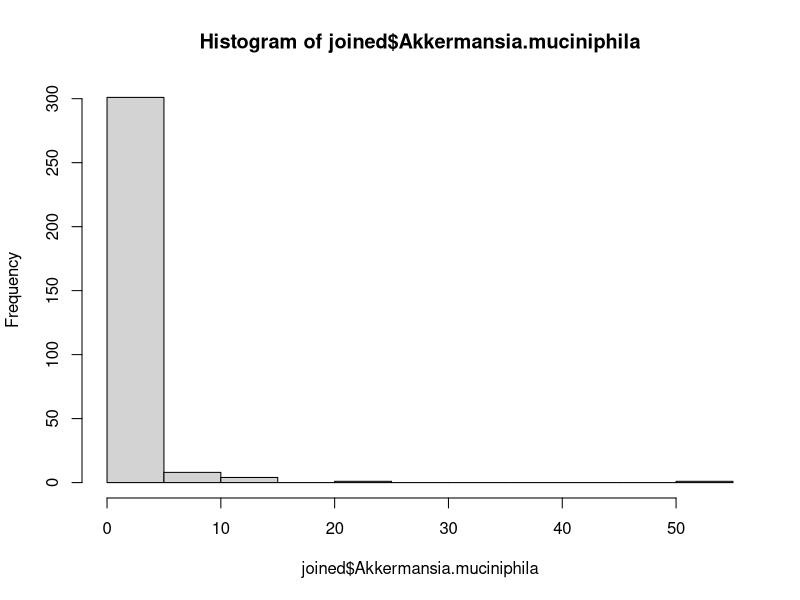
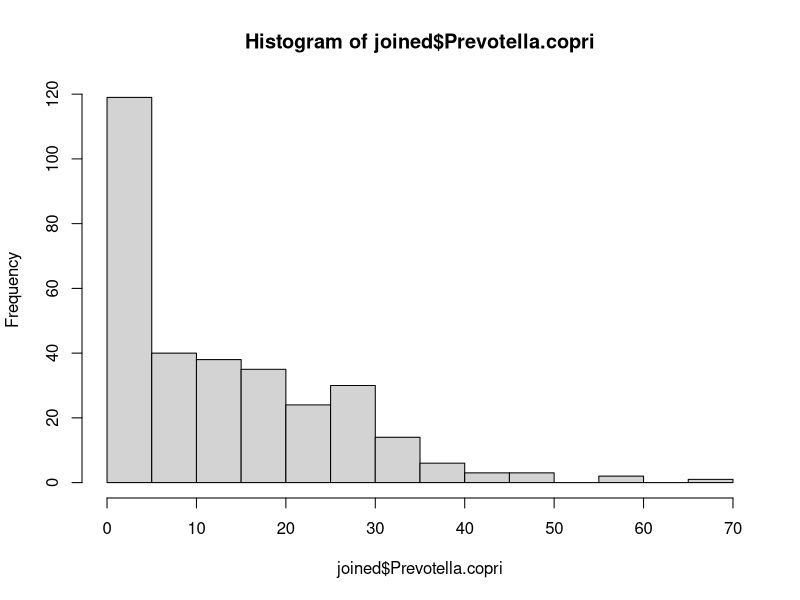
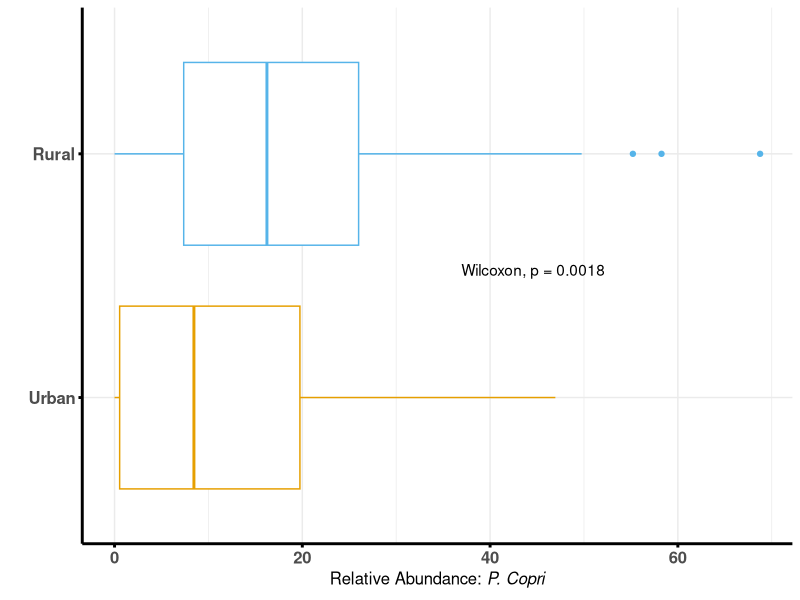
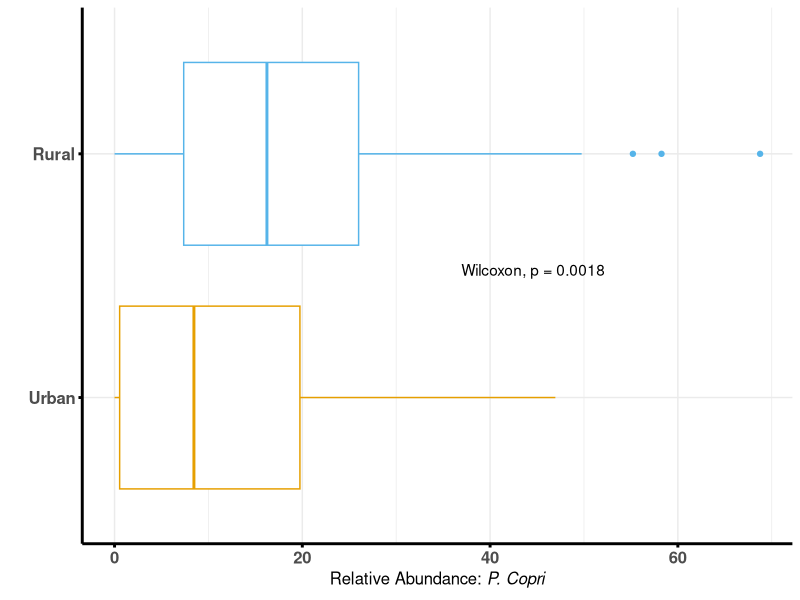
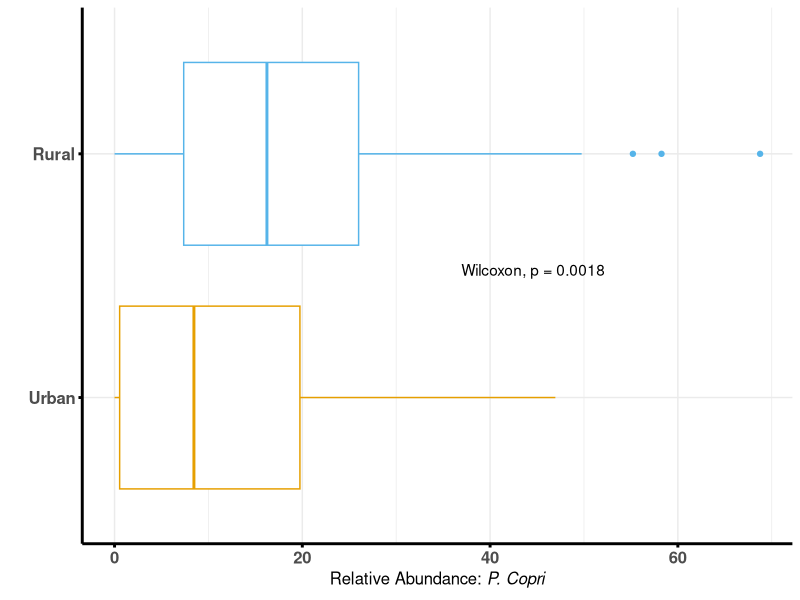

The R script that drew these images, in order:
#QUESTION: Do rural and urban populations differ in their P. copri abundance?

setwd("~/Documents/MIT/Biological_Networks/Final_Project")

#Packages: 
library(dplyr)
library(ggplot2)
library(viridis)
library(readxl)
library(ggpubr)

#Sepcies data
data <- read_xlsx("Abundance_species2.xlsx")
#Rural/urban metadata
metadata <- read_xlsx("TZ_metadata.xlsx")

#Joining data to combine species info with rural/urban metadata. 
joined <- left_join(data, select(metadata, ID, Residency_Area))
joined$Residency_Area <- ordered(joined$Residency_Area, levels = c("Urban", "Rural"))

#First, let's visualize the distributions of the rural vs urban populations
hist(joined$Akkermansia.muciniphila)
hist(joined$Prevotella.copri)

#The data is definitely not normally distributed, so if we compare
#the distributions, we should use a nonparametric test.
bar_colors <- c("#E69F00", "#56B4E9")

p1 <- ggplot(joined, aes(x=Residency_Area, y=Prevotella.copri)) +
  geom_boxplot(color = bar_colors) +
  theme_minimal()+
  theme(legend.position="none") +
  coord_flip() + # This switch X and Y axis and allows to get the horizontal version
  stat_compare_means(method = "wilcox.test", label.x = 1.5, label.y = 40)+
  xlab("") +
  ylab(expression(paste("Relative Abundance: ",italic("P. Copri"))))+
  theme(axis.text = element_text(size = 12, face = "bold"),
        axis.title = element_text(size = 12, face = "bold"),
        axis.line = element_line(size = 1.0, color = "black"), 
        axis.ticks = element_line(size = 1.0, color = "black"))

p1

#QUESTION: How does P. copri relative bundance vary by age?





p1 #boxplot
pdf("Figures/Boxplot_Pcopri_Abundance_Rural_Urabn.pdf", width = 8, height = 5, pointsize = 12)
print(p1)
dev.off()




